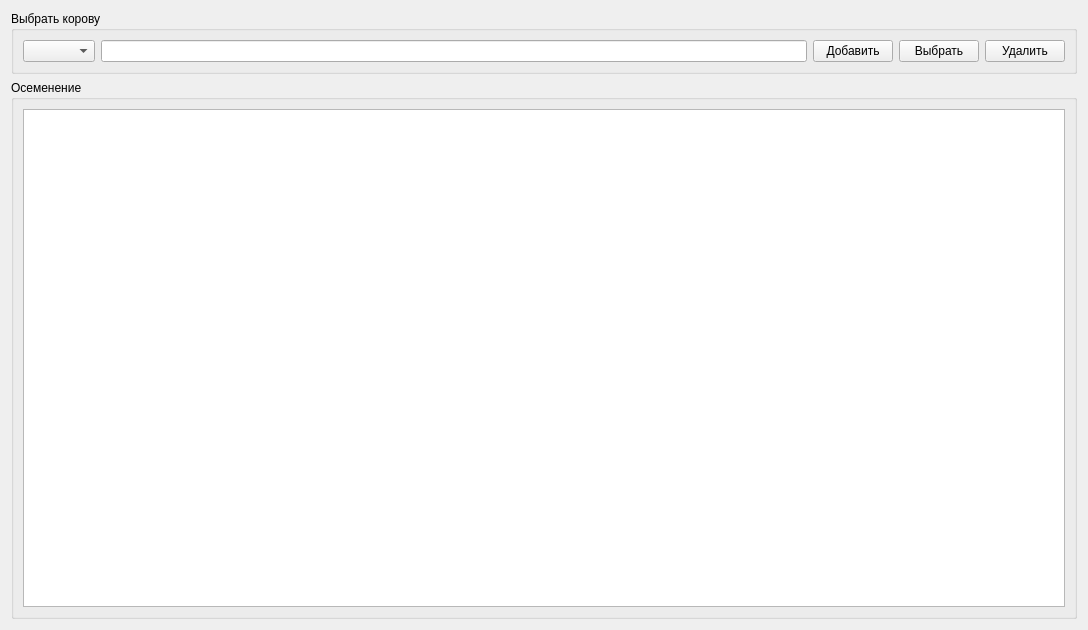
<?xml version="1.0" encoding="UTF-8"?>
<ui version="4.0">
 <class>form_1_9_insemenation_s</class>
 <widget class="QWidget" name="form_1_9_insemenation_s">
  <property name="geometry">
   <rect>
    <x>0</x>
    <y>0</y>
    <width>1088</width>
    <height>630</height>
   </rect>
  </property>
  <property name="windowTitle">
   <string>Form</string>
  </property>
  <layout class="QVBoxLayout" name="verticalLayout_3">
   <item>
    <widget class="QGroupBox" name="groupBox">
     <property name="title">
      <string>Выбрать корову</string>
     </property>
     <layout class="QVBoxLayout" name="verticalLayout_2">
      <item>
       <layout class="QHBoxLayout" name="horizontalLayout">
        <item>
         <widget class="QComboBox" name="comboBox_numbers"/>
        </item>
        <item>
         <widget class="QLineEdit" name="lineEdit"/>
        </item>
        <item>
         <widget class="QPushButton" name="pushButton_add">
          <property name="text">
           <string>Добавить</string>
          </property>
         </widget>
        </item>
        <item>
         <widget class="QPushButton" name="pushButton_select">
          <property name="text">
           <string>Выбрать</string>
          </property>
         </widget>
        </item>
        <item>
         <widget class="QPushButton" name="pushButton_delete">
          <property name="text">
           <string>Удалить</string>
          </property>
         </widget>
        </item>
       </layout>
      </item>
     </layout>
    </widget>
   </item>
   <item>
    <widget class="QGroupBox" name="groupBox_2">
     <property name="title">
      <string>Осеменение</string>
     </property>
     <layout class="QVBoxLayout" name="verticalLayout">
      <item>
       <widget class="QTableWidget" name="tableWidget"/>
      </item>
     </layout>
    </widget>
   </item>
  </layout>
 </widget>
 <resources/>
 <connections/>
</ui>
